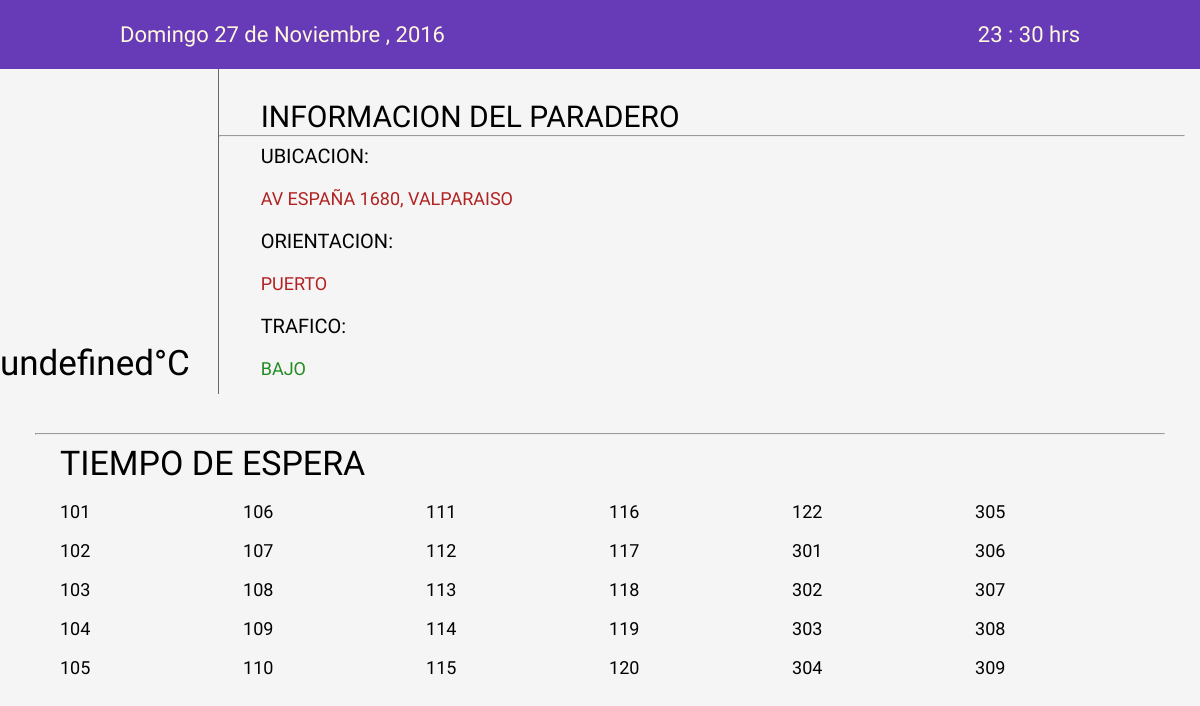
The page / on the database its author committed.
### tables this page shows
CREATE TABLE `paraderos` (
  `id_p` int(255) NOT NULL,
  `orientacion` text NOT NULL,
  `distancia` int(11) NOT NULL,
  `direccion` text NOT NULL,
  `ciudad` text NOT NULL,
  `region` text NOT NULL
);

### informacion.php (called while the page is built, shortened)
<?php
include "cn.php";
$consulta = "SELECT direccion, ciudad, region, orientacion FROM paraderos WHERE id_p='1'";
$resultado = mysqli_query($conexion, $consulta);
$arreglo = mysqli_fetch_assoc($resultado);
$direccion = $arreglo['direccion'];
$ciudad = $arreglo['ciudad'];
$region = $arreglo['region'];
if($arreglo['orientacion'] === 'IDA'){
    $orientacion = 'PUERTO';
}
else{
    $orientacion = 'PEÑABLANCA';
}

### recorridos.php (called while the page is built, shortened)
<?php
$recorridos = array();

### index.php (the view, shortened to what this page needs)
<!DOCTYPE html>
<html lang="es">
    <head>
        <link rel="stylesheet" href="css/estilos.css">
        <link rel="stylesheet" href="css/weather-icons.css">
        <link rel="stylesheet" href="css/weather-icons.min.css">
    </head>
    <body>
        <div class="header">
            <div class="fecha">
                <p id="diaSemana" class="diaSemana"></p>
                <p id="dia" class="dia"></p>
                <p> de </p>
                <p id="mes" class="mes"></p>
                <p>, </p>
                <p id="year" class="year"></p>
            </div>
            <div class="reloj">
                <p id="horas" class="horas"></p>
                <p>:</p>
                <p id="minutos" class="minutos"></p>
                <p > hrs</p>
            </div>
        </div>
        <div class="center-up">
            <div class="center-up-left">
                <div class="line-up">
                    <div class="texteratura">
                        <p id="temperatura" class="temperatura"></p>
                    </div>
                </div>
            </div>
            <div class="informacion">
                <p id="informacion-parada" class="informacion-parada">INFORMACION DEL PARADERO</p>
                <hr class="separador"> </hr>
                <div class="info-abajo">
                <p id="ubicacion" class="ubicacion">
                   <p class='parrafo'>UBICACION:</p>
                   <div class="php">
                    <?php
                        include "informacion.php";
                       if ($ciudad === $region){
                            echo $direccion.", ".$ciudad;
                        }
                        else{
                            echo $direccion.", ".$ciudad.", ".$region;
                        }
                    ?>
                    </div>
                </p>
                <p id="orientacion" class="orientacion">
                    <p class='parrafo'>ORIENTACION:</p>
                    <div class="php">
                    <?php
                        include "informacion.php";
                        echo $orientacion;
                    ?>
                    </div>
                </p>
                <p id="trafico" class="trafico">
                   <p class='parrafo'>TRAFICO:</p>
                    <div class="php-TRAFICO">
                       <?php
                        include "informacion.php";
                        echo "BAJO";
                        ?>
                    </div>
                </p>
                </div>
            </div>
        </div>
        <hr class ="sep2"></hr>
        <div class="recorridos">
            <p id="titulo-recorrido" class="titulo-recorrido">TIEMPO DE ESPERA</p>
            <div id="lista" class="lista">
               <?php include "recorridos.php"; ?>
                <div id="a" class="a">
                   <p id="1"><?php echo $recorridos[0]; ?></p>
                   <p id="2"><?php echo $recorridos[1]; ?></p>
                   <p id="3"><?php echo $recorridos[2]; ?></p>
                   <p id="4"><?php echo $recorridos[3]; ?></p>
                   <p id="5"><?php echo $recorridos[4]; ?></p>
                </div>
                <div id="b" class="b">
                    <p id="6"><?php echo $recorridos[5]; ?></p>
                    <p id="7"><?php echo $recorridos[6]; ?></p>
                    <p id="8"><?php echo $recorridos[7]; ?></p>
                    <p id="9"><?php echo $recorridos[8]; ?></p>
                    <p id="10"><?php echo $recorridos[9]; ?></p>
                </div>
                <div id="c" class="c">
                    <p id="11"><?php echo $recorridos[10]; ?></p>
                    <p id="12"><?php echo $recorridos[11]; ?></p>
                    <p id="13"><?php echo $recorridos[12]; ?></p>
                    <p id="14"><?php echo $recorridos[13]; ?></p>
                    <p id="15"><?php echo $recorridos[14]; ?></p>
                </div>
                <div id = "d" class="d">
                    <p id="16"><?php echo $recorridos[15]; ?></p>
                    <p id="17"><?php echo $recorridos[16]; ?></p>
                    <p id="18"><?php echo $recorridos[17]; ?></p>
                    <p id="19"><?php echo $recorridos[18]; ?></p>
                    <p id="20"><?php echo $recorridos[19]; ?></p>
                </div>
                <div id="e" class="e">
                    <p id="21"><?php echo $recorridos[20]; ?></p>
                    <p id="22"><?php echo $recorridos[21]; ?></p>
                    <p id="23"><?php echo $recorridos[22]; ?></p>
                    <p id="24"><?php echo $recorridos[23]; ?></p>
                    <p id="25"><?php echo $recorridos[24]; ?></p>
                </div>
                <div id="f" class="f">
                    <p id="26"><?php echo $recorridos[25]; ?></p>
                    <p id="27"><?php echo $recorridos[26]; ?></p>
                    <p id="28"><?php echo $recorridos[27]; ?></p>
                    <p id="29"><?php echo $recorridos[28]; ?></p>
                    <p id="30"><?php echo $recorridos[29]; ?></p>
                </div>
            </div>
        </div>
    </body>
</html>

### css/estilos.css (style rules this page uses)
* { font-family: 'Fjalla One', sans-serif; }
body { margin:0; background: #F5F5F5; }
.header { height: 5%; background: #673AB7; font-style: normal; font-size: 22px; color:cornsilk; }
.header div { display: inline-block; }
.fecha { margin-left: 10%; }
.fecha p { display: inline-block; }
.reloj { margin-right: 10%; float:right; }
.reloj p { display: inline-block; }
.center-up div { display: inline-block; }
.center-up-left div { display: block; }
.line-up { display: inline-block; }
.temperatura { color:black; font-size: 35px; }
.informacion { margin-left: 2%; border-left-width: thin; border-left-style: solid; border-left-color: dimgray; }
.informacion-parada { width:120%; margin-left: 10%; font-size: 30px; color: black; }
.separador { margin-top: -7%; width:230%; }
.sep2 { margin-top: 2%; width:94%; color: blue; }
.info-abajo { width:130%; margin-top: -5%; margin-left: 10%; font-size: 15px; color:firebrick; }
.parrafo { font-style: bold; font-size: 20px; color:black; }
.php { font-size: 18px; padding-top: -20%; }
.php-TRAFICO { font-size: 18px; color: forestgreen; }
.recorridos { margin-top: 4%; margin-left: 5%; }
.titulo-recorrido { margin-top: -3.5%; font-size: 34px; color:black; }
.lista { font-size: 18px; margin-top: -25%; }
.lista div { display: inline-block; margin-top:22%; }
.b { margin-left: 13%; }
.c { margin-left: 13%; }
.d { margin-left: 13%; }
.e { margin-left: 13%; }
.f { margin-left: 13%; }

### rows shown on the page
paraderos: direccion "AV ESPAÑA 1680", ciudad "VALPARAISO", orientacion "PUERTO"

### other values the page prints
$recorridos[0] "101"
$recorridos[1] "102"
$recorridos[2] "103"
$recorridos[3] "104"
$recorridos[4] "105"
$recorridos[5] "106"
$recorridos[6] "107"
$recorridos[7] "108"
$recorridos[8] "109"
$recorridos[9] "110"
$recorridos[10] "111"
$recorridos[11] "112"
$recorridos[12] "113"
$recorridos[13] "114"
$recorridos[14] "115"
